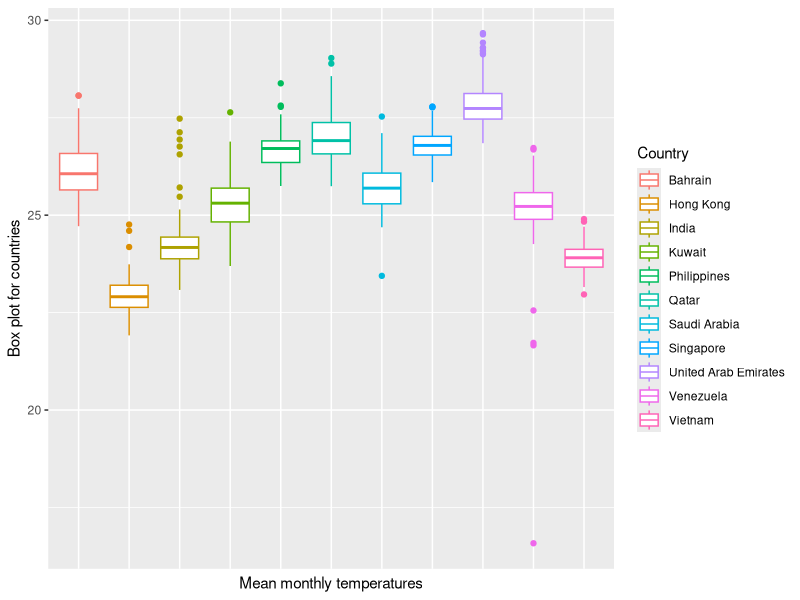
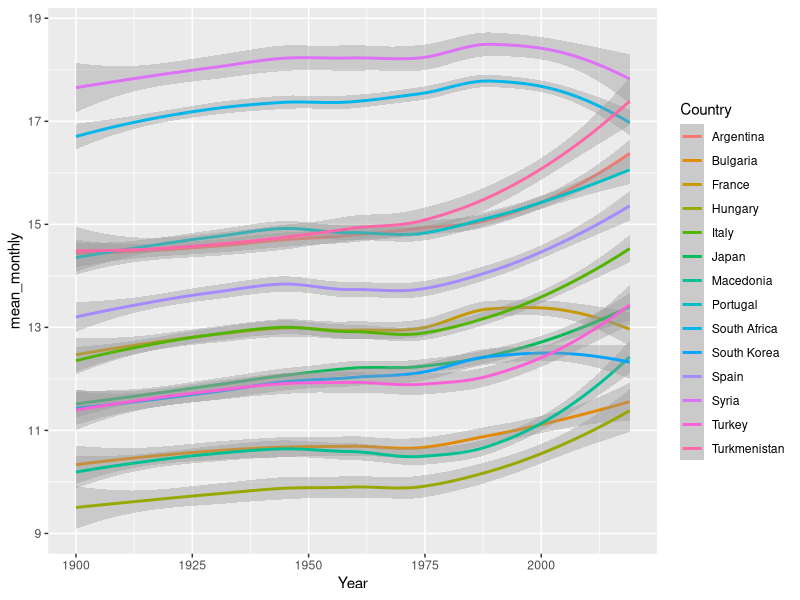
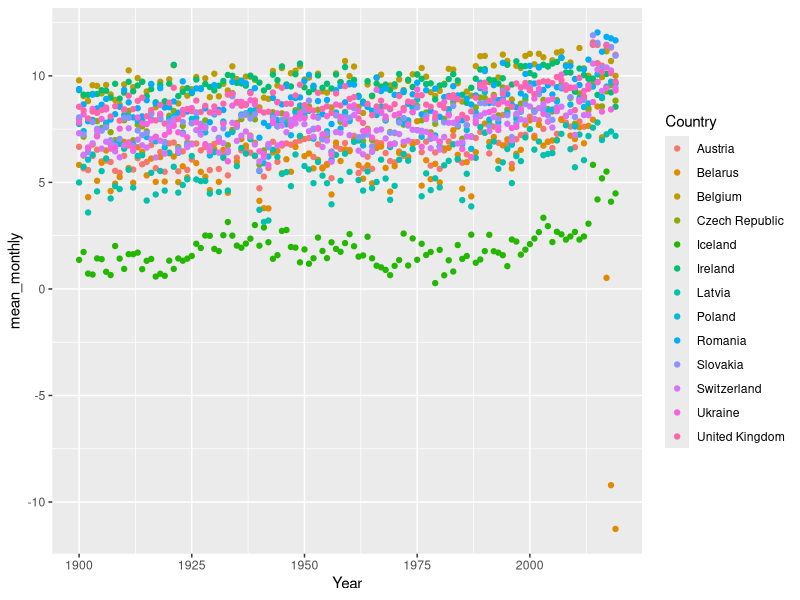
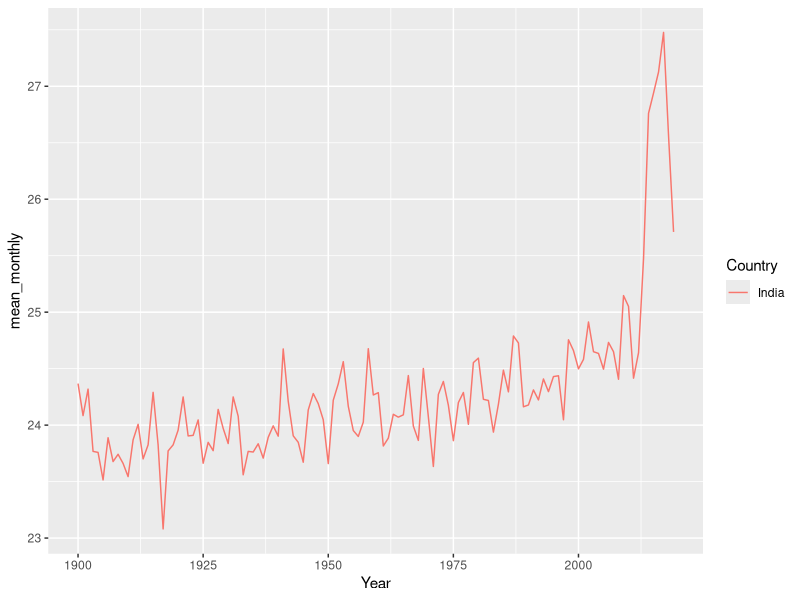
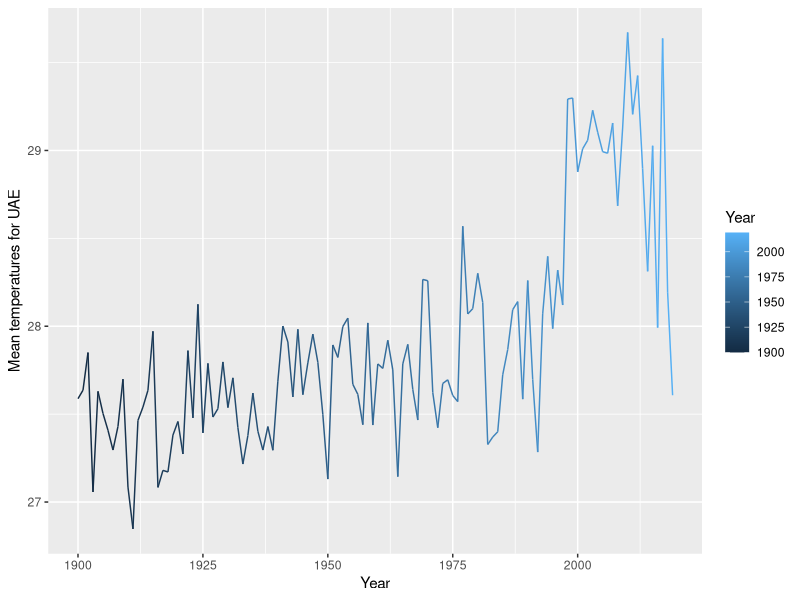
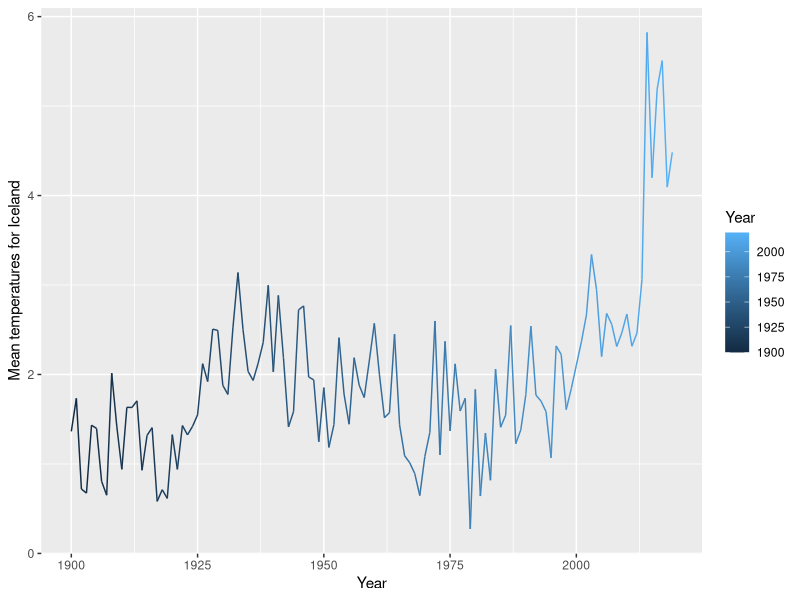
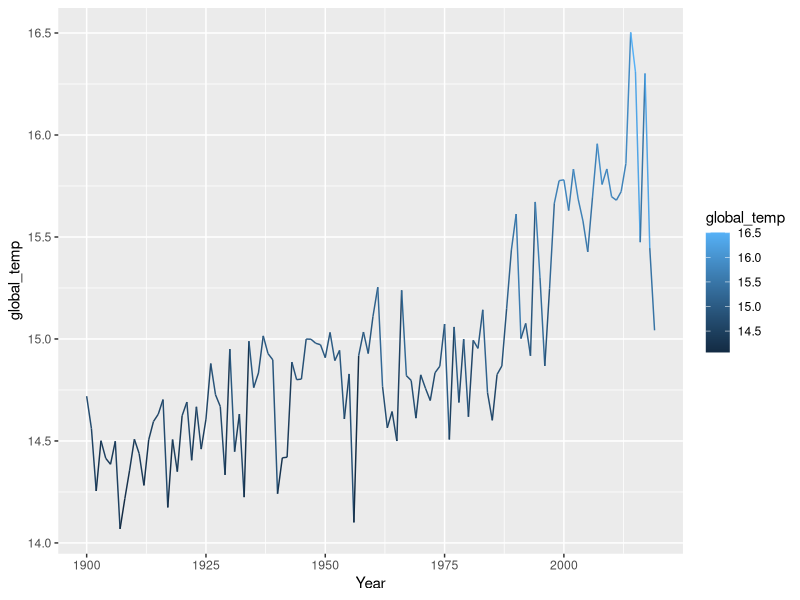
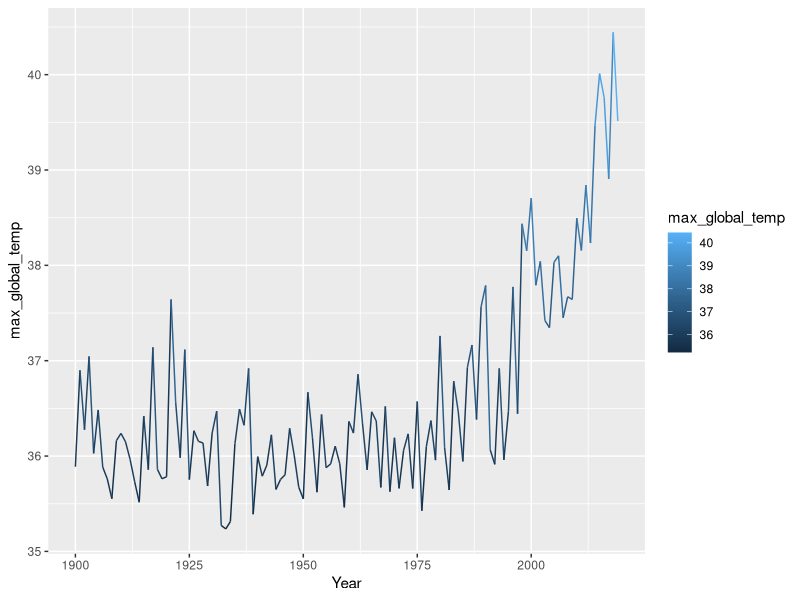

R code for these plots, in order:
## ---- chunk 1
knitr::opts_chunk$set(echo = TRUE)
library(tidyverse)
library(dplyr)
## ---- chunk 2
#loading dataset
data=read_csv("temp_country_2020.csv")
head(data)

unique((data %>% filter(Year == 2000))['Date']) # Shows that there is only monthly data available not daily.

#summary of the dataset
summary(data)

#checking for NA values
nadate=sum(is.na(data["Date"]))
nacountry=sum(is.na(data["Country"]))
namonth=sum(is.na(data["Month"]))
nayear=sum(is.na(data["Year"]))
natemp=sum(is.na(data["Temp"]))
namonth
nayear
natemp
nacountry
nadate

#### Above data values show that the table is clean and not needing any more cleaning.

### Step 2: Gather some country specific info for last century 1900-2019 and add columns. To assess trends across countries let us divide them into 3 buckets and assess each to see the impact instead of assessing on all 38 countries in dataset.

# Gather some country specific info for last century
fun <- function(x) {
  if (x < 10) {
    "Low"
  }
  else if (x < 20) {
    "Medium"
  }
  else {
    "High"
  }
}

mean_countries <- data %>% group_by(Country) %>%
  summarize(mean_monthly_1900_2019 = mean(Temp), 
            min_monthly_1900_2019 = min(Temp), 
            max_monthly_1900_2019 = max(Temp),
            temp_category = factor(fun(mean_monthly_1900_2019), levels = c("Low", "Medium", "High"))) 

print('Low category countries')
print((mean_countries %>% filter(temp_category == "Low") %>% count())$n)

print('Medium category countries')
print((mean_countries %>% filter(temp_category == "Medium") %>% count())$n)

print('High category countries')
print((mean_countries %>% filter(temp_category == "High") %>% count())$n)

head(mean_countries)

### Step 3: Load some info for each country and year such as annual min, max, range, mean

data_country <- data %>% 
  group_by(Country, Year) %>%
  summarize(mean_monthly = mean(Temp), 
            min_monthly = min(Temp), 
            max_monthly = max(Temp))

data_country <- inner_join(data_country, mean_countries)
head(data_country)

# Let us find the country for maximum and min average temperatures in last years
temp_data <- data %>% 
  group_by(Country) %>%
  summarize(mean_temp = mean(Temp))

temp_data[which.max(temp_data$mean_temp),]
temp_data[which.min(temp_data$mean_temp),]

uae_temp  <- data %>% 
  filter(Country == 'United Arab Emirates') %>%
  group_by(Year) %>%
  summarize(mean_temp = mean(Temp))

iceland_temp  <- data %>% filter(Country == 'Iceland') %>%
  group_by(Year) %>%
  summarize(mean_temp = mean(Temp))

head(uae_temp)
head(iceland_temp)

data_country %>%
  filter(temp_category == "High") %>%
  ggplot(aes(x = Country, y = mean_monthly, color = Country)) + 
  geom_boxplot() +
  xlab("Mean monthly temperatures") +
  ylab("Box plot for countries") +
  theme(axis.text.x=element_blank(),
        axis.ticks.x=element_blank())

#### Above graph shows outliers for Venezeula but the values are not wrong as printed below.

data_venezuela <- data_country %>% filter(Country == 'Venezuela')
data_venezuela[which.min(data_venezuela$mean_monthly),]
data_venezuela[which.max(data_venezuela$mean_monthly),]

data_country %>%
  filter(temp_category == "Medium") %>%
  ggplot(aes(x = Year, y = mean_monthly, color = Country)) + geom_smooth()

data_country %>%
  filter(temp_category == "Low") %>%
  ggplot(aes(x = Year, y = mean_monthly, color = Country)) + geom_point()

## Above 3 graphs shows that all category of countries based on temperature buckets are showing consistently increasing temperatures across years.

### Let us now see for India

#Analysis for India, shows the increase in Average mean temperature over the years
data_country %>%
  filter(Country == "India") %>%
  ggplot(aes(x = Year, y = mean_monthly, color = Country)) + geom_line()

# Analysis for United Arab Emirates as it has the maximum mean temperature from 1900-2019

temp_data <- data %>% 
  group_by(Country) %>%
  summarize(mean_temp = mean(Temp))
temp_data[which.max(temp_data$mean_temp),]
temp_data[which.min(temp_data$mean_temp),]

uae_temp  <- data %>% 
  filter(Country == 'United Arab Emirates') %>%
  group_by(Year) %>%
  summarize(mean_temp = mean(Temp))   


print(uae_temp)
ggplot(data=uae_temp, aes(x=Year,y=mean_temp,color=Year)) + geom_line() + ylab("Mean temperatures for UAE")

# Analysis for Iceland as it has the minimum mean temperature from 1900-2019

print(iceland_temp)
ggplot(data=iceland_temp, aes(x=Year, y=mean_temp, color=Year)) + geom_line() + ylab("Mean temperatures for Iceland")


## Let us examine the annual averages and min/max temperatures variations

#Below we can see that all averages and max temperatures are increasing constantly across years.


global_land_temp <- data %>% group_by(Year) %>%
  summarize(global_temp = mean(Temp), min_global_temp = min(Temp), max_global_temp = max(Temp))
global_land_temp

global_land_temp[which.min(global_land_temp$min_global_temp),]


ggplot(data=global_land_temp,aes(x=Year,y=global_temp,color=global_temp))+geom_line()

ggplot(data=global_land_temp,aes(x=Year,y=max_global_temp,color=max_global_temp))+geom_line()

#### The extreme winter average in graph is from Polar vortex year 2014 in graph below

ggplot(data=global_land_temp,aes(x=Year,y=min_global_temp,color=min_global_temp))+geom_line()

## Let us examine the change in temperatures across years for each month.

monthly_averages <- data %>%
  group_by(Year, Month) %>%
  summarize(mean_monthly = mean(Temp), min_monthly = min(Temp), max_monthly = max(Temp))
head(monthly_averages)

monthly_averages %>%
  ggplot(aes(x = Year, y = mean_monthly, color = factor(Month))) +
  geom_smooth()

monthly_averages %>%
  ggplot(aes(x = Year, y = max_monthly, color = factor(Month))) +
  geom_smooth()

### Above graph shows that except for the season changing months of May and November all months have average temperatures increasing in the last 119 years and more importantly the max temperatures recorded in the months are increasing more drastically.
## ---- chunk 3
#creating predictor and response variable for Linear Regression
x <- global_land_temp$Year
y <- global_land_temp$global_temp

relation <- lm(y~x)
print(summary(relation))

# Plot the chart.
plot(x,y,col = "blue",main = "Global Temperature and Year Regression",
abline(relation),cex = 1.3,pch = 16,xlab = "year",ylab = "Global_Temperature")
## ---- chunk 4
#creating predictor and response variable for Linear Regression
x1 <- monthly_averages$Month
x2 <- monthly_averages$Month^2
y <- monthly_averages$mean_monthly

relation <- lm(y~x1+x2)
print(summary(relation))

# Plot the chart.
monthValues <- seq(0, 12, 0.1)
tempPredict <- predict(relation,list(x1=monthValues,x2=monthValues^2))
plot(x1,y,col = "red",xlab = "Month",ylab = "Global_Temperature",main = "MeanTemperature and Month Regression")
lines(monthValues,tempPredict, col = 'blue' )

